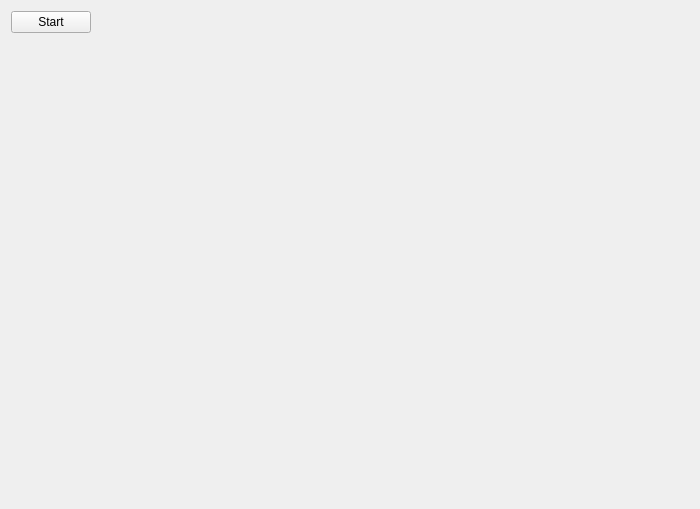
<?xml version="1.0" encoding="UTF-8"?>
<ui version="4.0">
 <class>MainWindow</class>
 <widget class="QMainWindow" name="MainWindow">
  <property name="geometry">
   <rect>
    <x>0</x>
    <y>0</y>
    <width>700</width>
    <height>509</height>
   </rect>
  </property>
  <property name="windowTitle">
   <string>MainWindow</string>
  </property>
  <widget class="QWidget" name="centralWidget">
   <layout class="QVBoxLayout" name="verticalLayout">
    <item>
     <layout class="QHBoxLayout" name="horizontalLayout">
      <item>
       <widget class="QPushButton" name="pushButton">
        <property name="text">
         <string>Start</string>
        </property>
       </widget>
      </item>
      <item>
       <spacer name="horizontalSpacer">
        <property name="orientation">
         <enum>Qt::Horizontal</enum>
        </property>
        <property name="sizeHint" stdset="0">
         <size>
          <width>40</width>
          <height>20</height>
         </size>
        </property>
       </spacer>
      </item>
     </layout>
    </item>
    <item>
     <widget class="cls_DrawWidget" name="widget" native="true">
      <property name="sizePolicy">
       <sizepolicy hsizetype="Preferred" vsizetype="Expanding">
        <horstretch>0</horstretch>
        <verstretch>0</verstretch>
       </sizepolicy>
      </property>
     </widget>
    </item>
   </layout>
  </widget>
 </widget>
 <layoutdefault spacing="6" margin="11"/>
 <customwidgets>
  <customwidget>
   <class>cls_DrawWidget</class>
   <extends>QWidget</extends>
   <header>cls_DrawWidget.h</header>
   <container>1</container>
  </customwidget>
 </customwidgets>
 <resources/>
 <connections>
  <connection>
   <sender>pushButton</sender>
   <signal>clicked()</signal>
   <receiver>MainWindow</receiver>
   <slot>Start()</slot>
   <hints>
    <hint type="sourcelabel">
     <x>53</x>
     <y>15</y>
    </hint>
    <hint type="destinationlabel">
     <x>56</x>
     <y>63</y>
    </hint>
   </hints>
  </connection>
 </connections>
 <slots>
  <slot>Start()</slot>
 </slots>
</ui>
